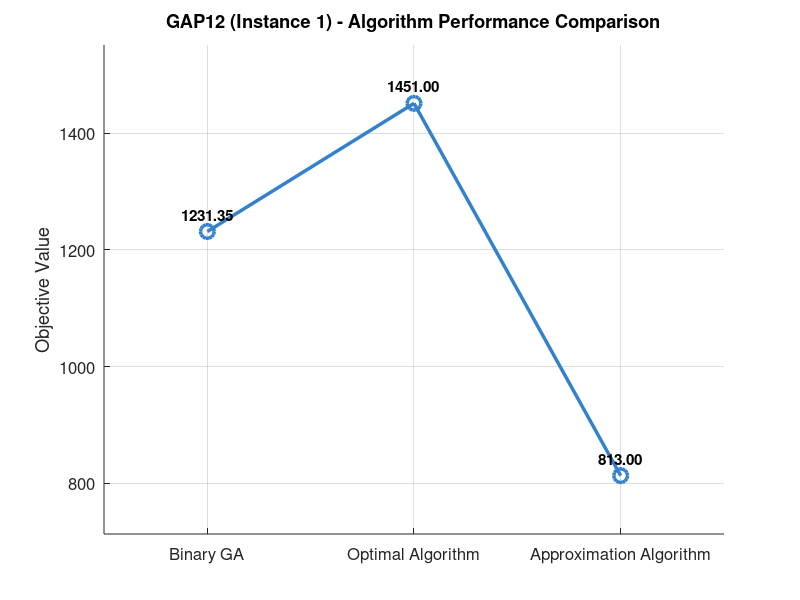

Recreate this plot in MATLAB.

% Algorithm names
methods = {'Binary GA', 'Optimal Algorithm', 'Approximation Algorithm'};

% Corresponding objective values
values = [1231.35, 1451, 813];

% Numerical x positions for plotting
x = 1:length(methods);

% Create the plot
figure('Color', 'w'); % White background
plot(x, values, '-o', ...
    'LineWidth', 2.5, ...
    'MarkerSize', 10, ...
    'Color', [0.2 0.5 0.8]); % Line color

% Annotate each point with value
for i = 1:length(values)
    text(x(i), values(i) + 30, sprintf('%.2f', values(i)), ...
        'HorizontalAlignment', 'center', ...
        'FontSize', 11, ...
        'FontWeight', 'bold');
end

% Axis settings
xticks(x);
xticklabels(methods);
ylabel('Objective Value');
title('GAP12 (Instance 1) - Algorithm Performance Comparison', 'FontSize', 14);

% Styling
set(gca, 'FontSize', 12);
grid on;
ylim([min(values) - 100, max(values) + 100]);
xlim([0.5, length(x) + 0.5]);
box off;


